Frame 1 (no input): blank canvas, image omitted
Frame 60 (the mouse pressed at the canvas centre just before this capture): blank canvas, image omitted
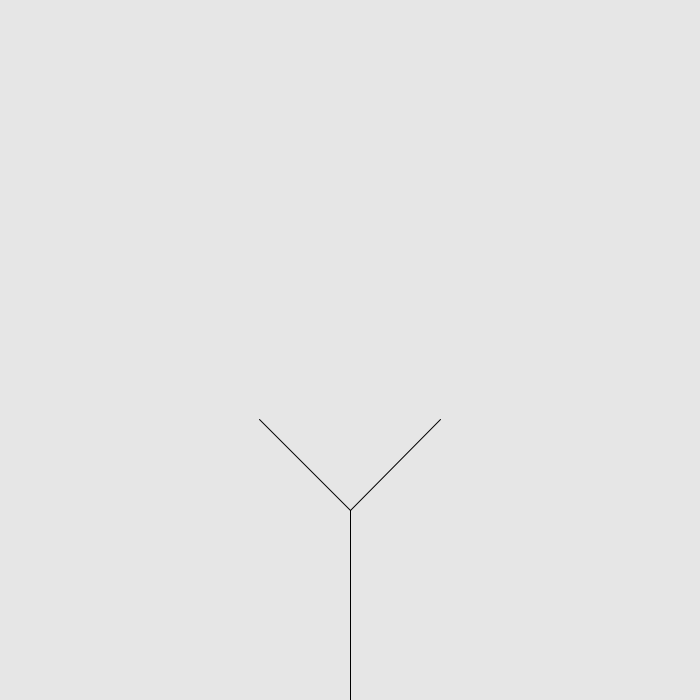
Frame 120 (the mouse held since frame 60 and released just before this capture)

The Processing sketch whose frames 1 and 60 were blank and that drew this single picture after the mouse press (run headless with seeded random() and noise(); from frame 60 on, the mouse is pressed at the canvas centre):

// Processing sketch: sketch_02_recursive_objects_tree
// ── sketch_02_recursive_objects_tree.pde
ArrayList<Branch> tree = new ArrayList<Branch>();
float angle;

void setup() {
  size(700, 700);

  PVector begin = new PVector(0, 0);
  PVector end = new PVector(0, -190);
  Branch root = new Branch(begin, end);
  tree.add(root);

  angle = PI / 4.0;
}

void mousePressed() {
  for (int i = tree.size()-1; i >= 0; i = i - 1) {
    Branch currentBranch = tree.get(i);
    if (!currentBranch.finished) {
      Branch rightBranch = currentBranch.branch(angle);
      Branch leftBranch = currentBranch.branch(-angle);
      tree.add(rightBranch);
      tree.add(leftBranch);
      currentBranch.finished = true;
    }
  }
}

void draw() {
  background(230);

  pushMatrix();
  translate(width/2, height);
  for (Branch branch : tree) {
    branch.show();
  }
  popMatrix();
}

class Branch {
  PVector begin;
  PVector end;
  boolean finished;

  Branch(PVector begin, PVector end) {
    this.begin = begin;
    this.end = end;
  }

  Branch branch(float angle) {
    PVector dir = PVector.sub(this.end, this.begin);
    dir.rotate(angle);
    dir.mult(0.67);
    PVector newEnd = PVector.add(end, dir);
    Branch newBranch = new Branch(end, newEnd);
    return newBranch;
  }

  void swing(float time) {
    float dist = map(PVector.dist(begin, end), 0, 190, 1, 0);
    end.x += (noise(end.x, time) - 0.5) * dist * 3;
    end.y += (noise(end.y, time) - 0.5) * dist * 3;
  }

  void show() {
    stroke(0);
    line(begin.x, begin.y, end.x, end.y);
  }

}
